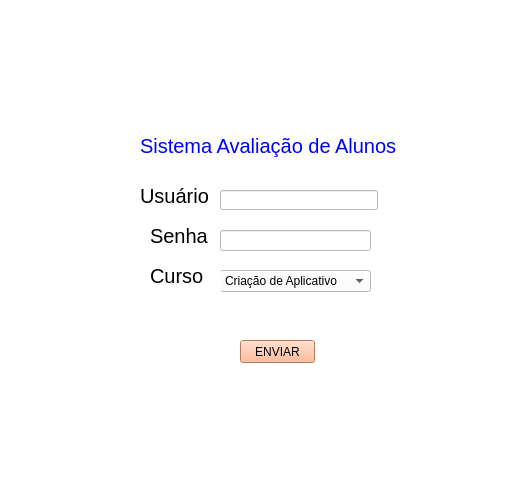
<?xml version="1.0" encoding="UTF-8"?>
<ui version="4.0">
 <class>MainWindow</class>
 <widget class="QMainWindow" name="MainWindow">
  <property name="geometry">
   <rect>
    <x>0</x>
    <y>0</y>
    <width>510</width>
    <height>501</height>
   </rect>
  </property>
  <property name="windowTitle">
   <string>MainWindow</string>
  </property>
  <property name="styleSheet">
   <string notr="true">background-color: rgb(85, 255, 127);
background-color: rgb(255, 255, 255);</string>
  </property>
  <widget class="QWidget" name="centralwidget">
   <widget class="QLabel" name="label_2">
    <property name="geometry">
     <rect>
      <x>140</x>
      <y>130</y>
      <width>291</width>
      <height>31</height>
     </rect>
    </property>
    <property name="font">
     <font>
      <pointsize>15</pointsize>
     </font>
    </property>
    <property name="styleSheet">
     <string notr="true">color: rgb(0, 0, 255);</string>
    </property>
    <property name="text">
     <string>Sistema Avaliação de Alunos</string>
    </property>
   </widget>
   <widget class="QLabel" name="label_3">
    <property name="geometry">
     <rect>
      <x>150</x>
      <y>210</y>
      <width>71</width>
      <height>51</height>
     </rect>
    </property>
    <property name="font">
     <font>
      <pointsize>15</pointsize>
     </font>
    </property>
    <property name="text">
     <string>Senha</string>
    </property>
   </widget>
   <widget class="QLineEdit" name="lineEdit_2">
    <property name="geometry">
     <rect>
      <x>220</x>
      <y>230</y>
      <width>151</width>
      <height>21</height>
     </rect>
    </property>
    <property name="styleSheet">
     <string notr="true">background-color: rgb(255, 255, 255);</string>
    </property>
   </widget>
   <widget class="QLabel" name="label_5">
    <property name="geometry">
     <rect>
      <x>10</x>
      <y>10</y>
      <width>131</width>
      <height>61</height>
     </rect>
    </property>
    <property name="font">
     <font>
      <pointsize>13</pointsize>
      <weight>75</weight>
      <bold>true</bold>
     </font>
    </property>
    <property name="text">
     <string/>
    </property>
    <property name="pixmap">
     <pixmap>logo ijcpm.png</pixmap>
    </property>
    <property name="scaledContents">
     <bool>true</bool>
    </property>
   </widget>
   <widget class="QPushButton" name="pushButton">
    <property name="geometry">
     <rect>
      <x>240</x>
      <y>340</y>
      <width>75</width>
      <height>23</height>
     </rect>
    </property>
    <property name="styleSheet">
     <string notr="true">background-color: rgb(255, 170, 127);</string>
    </property>
    <property name="text">
     <string>ENVIAR</string>
    </property>
   </widget>
   <widget class="QLineEdit" name="lineEdit">
    <property name="geometry">
     <rect>
      <x>220</x>
      <y>190</y>
      <width>158</width>
      <height>20</height>
     </rect>
    </property>
    <property name="styleSheet">
     <string notr="true">background-color: rgb(255, 255, 255);</string>
    </property>
   </widget>
   <widget class="QLabel" name="label_6">
    <property name="geometry">
     <rect>
      <x>140</x>
      <y>170</y>
      <width>71</width>
      <height>51</height>
     </rect>
    </property>
    <property name="font">
     <font>
      <pointsize>15</pointsize>
     </font>
    </property>
    <property name="text">
     <string>Usuário</string>
    </property>
   </widget>
   <widget class="QComboBox" name="comboBox">
    <property name="geometry">
     <rect>
      <x>220</x>
      <y>270</y>
      <width>151</width>
      <height>22</height>
     </rect>
    </property>
    <item>
     <property name="text">
      <string>Criação de Aplicativo</string>
     </property>
    </item>
    <item>
     <property name="text">
      <string>Marketing Digital</string>
     </property>
    </item>
    <item>
     <property name="text">
      <string>Python</string>
     </property>
    </item>
    <item>
     <property name="text">
      <string>Matemática Financeira</string>
     </property>
    </item>
    <item>
     <property name="text">
      <string>Robótica</string>
     </property>
    </item>
    <item>
     <property name="text">
      <string>Teoria Musical</string>
     </property>
    </item>
   </widget>
   <widget class="QLabel" name="label_4">
    <property name="geometry">
     <rect>
      <x>150</x>
      <y>250</y>
      <width>71</width>
      <height>51</height>
     </rect>
    </property>
    <property name="font">
     <font>
      <pointsize>15</pointsize>
     </font>
    </property>
    <property name="text">
     <string>Curso</string>
    </property>
   </widget>
  </widget>
  <widget class="QMenuBar" name="menubar">
   <property name="geometry">
    <rect>
     <x>0</x>
     <y>0</y>
     <width>510</width>
     <height>20</height>
    </rect>
   </property>
  </widget>
  <widget class="QStatusBar" name="statusbar"/>
 </widget>
 <resources/>
 <connections/>
</ui>
